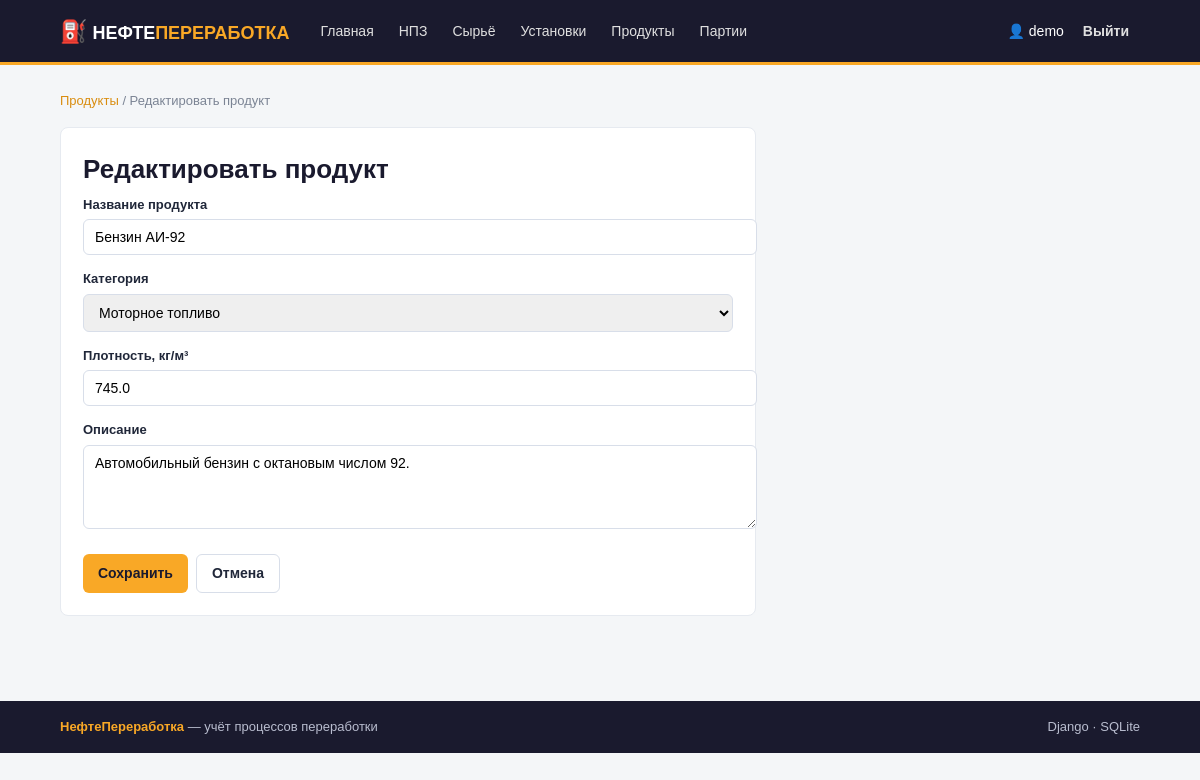
Screenshot of /products/10/edit/ (signed in) with the database file from the repository.
### refining/models.py (models this page shows, shortened)
class Product(models.Model):
    CATEGORY_CHOICES = [
        ('FUEL', 'Моторное топливо'),
        ('DIESEL', 'Дизельное топливо'),
        ('JET', 'Авиационный керосин'),
        ('FUEL_OIL', 'Топочный мазут'),
        ('LUBE', 'Смазочные материалы'),
        ('BITUMEN', 'Битум'),
        ('PETROCHEM', 'Нефтехимия'),
        ('GAS', 'Сжиженные газы'),
    ]
    name = models.CharField('Название продукта', max_length=150, unique=True)
    category = models.CharField('Категория', max_length=12, choices=CATEGORY_CHOICES)
    density = models.DecimalField(
        'Плотность, кг/м³', max_digits=7, decimal_places=1, blank=True, null=True
    )
    description = models.TextField('Описание', blank=True)
    class Meta:
        verbose_name = 'Нефтепродукт'
        verbose_name_plural = 'Нефтепродукты'
        ordering = ['name']

### refining/views.py (the view)
# urls.py: path('products/<int:pk>/edit/', views.product_update, name='product_update'),
@login_required
def product_update(request, pk):
    return _handle_form(request, 'product', pk)

### refining/forms.py
class ProductForm(StyledFormMixin, forms.ModelForm):
    class Meta:
        model = Product
        fields = ('name', 'category', 'density', 'description')
        labels = {
            'name': 'Название продукта',
            'category': 'Категория',
            'density': 'Плотность, кг/м³',
            'description': 'Описание',
        }
        widgets = {
            'description': forms.Textarea(attrs={'rows': 4}),
        }

### refining/views.py (called while the page is built)
def _handle_form(request, key, pk=None):
    model, form_class, redirect_url, label = FORM_CONFIG[key]
    obj = get_object_or_404(model, pk=pk) if pk else None
    if request.method == 'POST':
        form = form_class(request.POST, instance=obj)
        if form.is_valid():
            saved = form.save(commit=False)
            if key == 'batch' and saved.created_by_id is None:
                saved.created_by = request.user
            saved.save()
            action = 'обновлена' if obj else 'добавлена'
            messages.success(request, f'{label.capitalize()} успешно {action}.')
            return redirect(redirect_url)
    else:
        form = form_class(instance=obj)
    template = f'refining/{key}_form.html'
    return render(request, template, {
        'form': form,
        'object': obj,
        'title': f'{"Редактировать" if obj else "Добавить"} {label}',
    })

### templates/refining/product_form.html (shortened to what this page needs)
{% extends 'refining/base.html' %}
{% block content %}
<nav class="breadcrumbs"><a href="{% url 'refining:product_list' %}">Продукты</a> / {{ title }}</nav>
<div class="form-card">
    <h1>{{ title }}</h1>
    <form method="post">
        {% for field in form %}
        <div class="form-group">
            <label for="{{ field.id_for_label }}">{{ field.label }}</label>
            {{ field }}
        </div>
        {% endfor %}
        <div class="form-actions">
            <button type="submit" class="btn btn-primary">Сохранить</button>
            <a href="{% url 'refining:product_list' %}" class="btn btn-outline">Отмена</a>
        </div>
    </form>
</div>
{% endblock %}

### templates/refining/base.html (shortened to what this page needs)
<!DOCTYPE html>
<html lang="ru">
<head>
</head>
<body>
<header class="topbar">
    <div class="topbar-inner">
        <a href="{% url 'refining:home' %}" class="brand">
            <span class="brand-icon">⛽</span>
            <span>НЕФТЕ<span class="brand-accent">ПЕРЕРАБОТКА</span></span>
        </a>
        <nav class="nav">
            <a href="{% url 'refining:home' %}">Главная</a>
            <a href="{% url 'refining:refinery_list' %}">НПЗ</a>
            <a href="{% url 'refining:crudeoil_list' %}">Сырьё</a>
            <a href="{% url 'refining:unit_list' %}">Установки</a>
            <a href="{% url 'refining:product_list' %}">Продукты</a>
            <a href="{% url 'refining:batch_list' %}">Партии</a>
        </nav>
        <div class="auth-box">
            {% if user.is_authenticated %}
                <span class="user-badge">👤 {{ user.username }}</span>
                <form action="{% url 'refining:logout' %}" method="post" class="inline-form">
                    <button type="submit" class="btn btn-ghost">Выйти</button>
                </form>
            {% else %}
                <a href="{% url 'refining:login' %}" class="btn btn-ghost">Войти</a>
                <a href="{% url 'refining:register' %}" class="btn btn-primary">Регистрация</a>
            {% endif %}
        </div>
    </div>
</header>
<main class="container main-content">
    {% block content %}{% endblock %}
</main>
<footer class="footer">
    <div class="container">
        <span><strong>НефтеПереработка</strong> — учёт процессов переработки</span>
        <span>Django · SQLite</span>
    </div>
</footer>
</body>
</html>

### templates/refining/base.html (style rules this page uses)
body { font-family: Arial, sans-serif; margin: 0; background: #f4f6f8; color: #202739; line-height: 1.5; }
a { color: #d98d10; text-decoration: none; }
.topbar { background: #1a1a2e; border-bottom: 3px solid #f9a826; }
.topbar-inner { max-width: 1080px; margin: 0 auto; padding: 0 16px; display: flex; align-items: center; gap: 20px; min-height: 62px; flex-wrap: wrap; }
.brand { color: #fff; font-weight: bold; font-size: 18px; }
.brand-icon { font-size: 22px; }
.brand-accent { color: #f9a826; }
.nav { display: flex; gap: 3px; flex: 1; flex-wrap: wrap; }
.nav a { color: #e0e0e0; padding: 7px 11px; border-radius: 6px; font-size: 14px; }
.auth-box { display: flex; align-items: center; gap: 8px; }
.user-badge { color: #fff; font-size: 14px; }
.inline-form { display: inline; }
.container { max-width: 1080px; margin: 0 auto; padding: 0 16px; }
.main-content { padding: 26px 0 50px; min-height: 70vh; }
h1 { font-size: 26px; margin: 0 0 6px; color: #1a1a2e; }
.btn { display: inline-block; padding: 8px 15px; border: 0; border-radius: 6px; background: #f9a826; color: #1a1a2e; font-size: 14px; font-weight: bold; text-decoration: none; cursor: pointer; font-family: inherit; }
.btn-primary { background: #f9a826; color: #1a1a2e; }
.btn-outline { background: transparent; border: 1px solid #d8dee9; color: #202739; }
.btn-ghost { background: transparent; color: #e0e0e0; padding: 6px 11px; }
.form-card { max-width: 650px; background: #fff; border: 1px solid #e6eaf0; border-radius: 8px; padding: 22px; }
.form-group { margin-bottom: 14px; }
.form-group label { display: block; font-size: 13px; font-weight: bold; margin-bottom: 5px; }
.form-control { width: 100%; padding: 9px 11px; border: 1px solid #d8dee9; border-radius: 6px; font-family: inherit; font-size: 14px; }
textarea.form-control { resize: vertical; }
.form-actions { display: flex; gap: 8px; margin-top: 18px; flex-wrap: wrap; }
.breadcrumbs { color: #7b8494; font-size: 13px; margin-bottom: 16px; }
.footer { background: #1a1a2e; color: #b9bdcf; padding: 16px 0; font-size: 13px; text-align: center; }
.footer .container { display: flex; justify-content: space-between; gap: 10px; flex-wrap: wrap; }
.footer strong { color: #f9a826; }

### rows the page displays
Product: form "Бензин АИ-92" "Моторное топливо" "745.0" "Автомобильный бензин с октановым числом 92."

### other values shown
{{ user.username }} "demo"
{{ title }} "Редактировать продукт"
{{ field.label }} "Название продукта" "Категория" "Плотность, кг/м³" "Описание"
